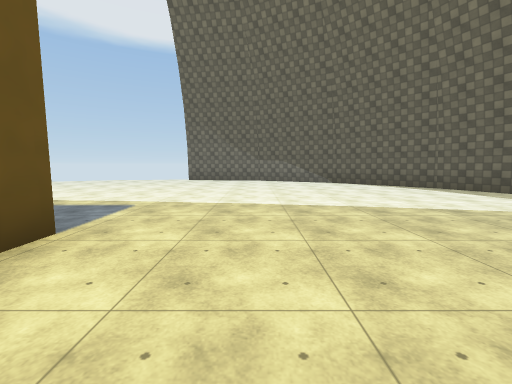
View 1 (above)

18 first-person views from a walk through a scene from a Unity 3-D project. The camera is 1.5 m above the floor, tilts 6° down and sees 90° across. The floor is counted in squares, 2 m on a side. Each view is taken from the middle of a square. On the plan, view 1 faces up. The plan holds only what a view shows up to about 9 squares ahead; the rest is blank. Some surface patterns are stand-ins.

View 2
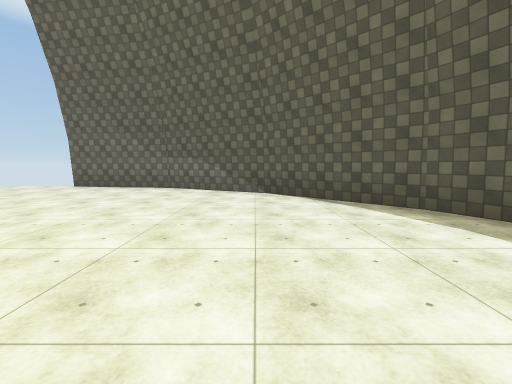

View 3
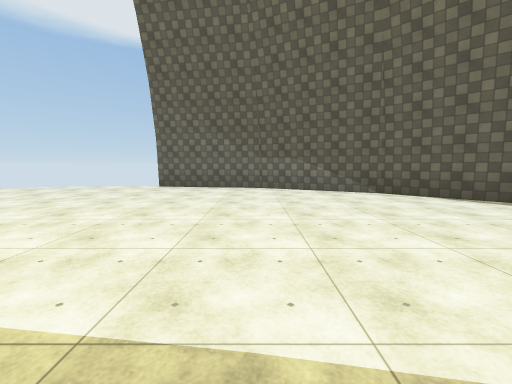

View 4
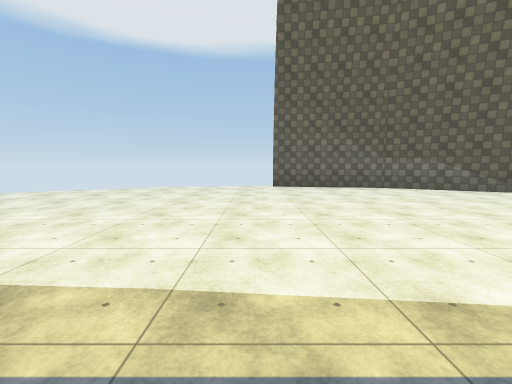

View 5
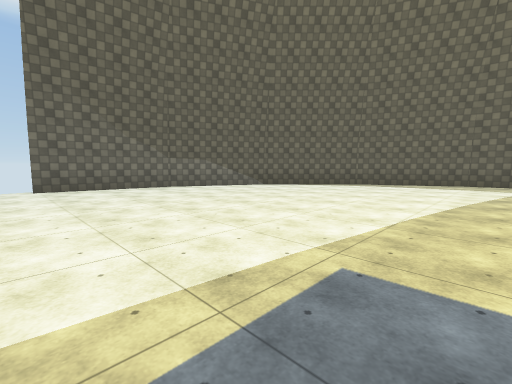

View 6
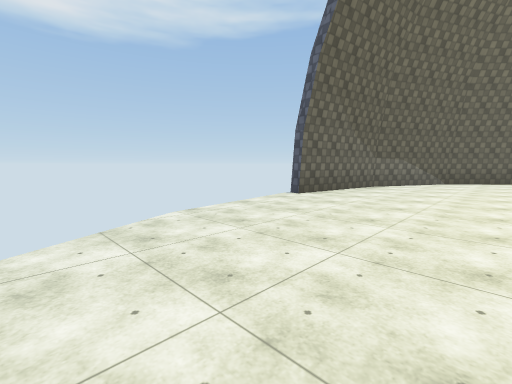

View 7
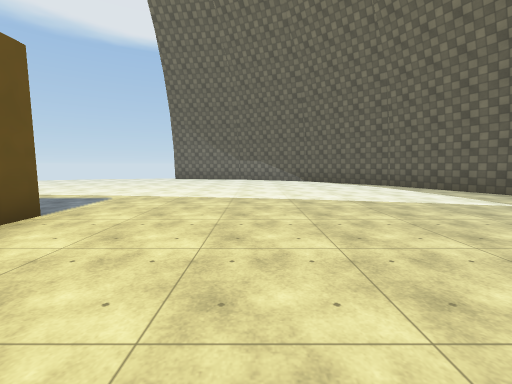

View 8
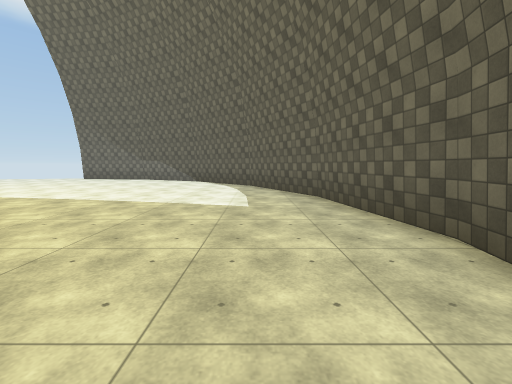

View 9
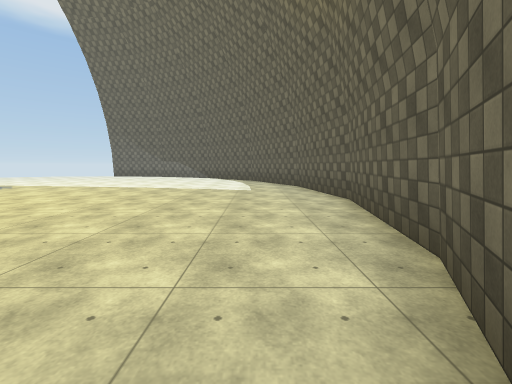

View 10
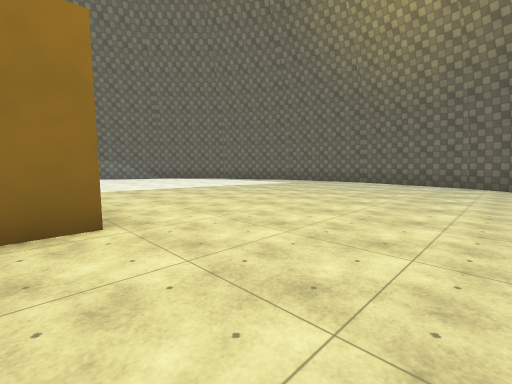

View 11
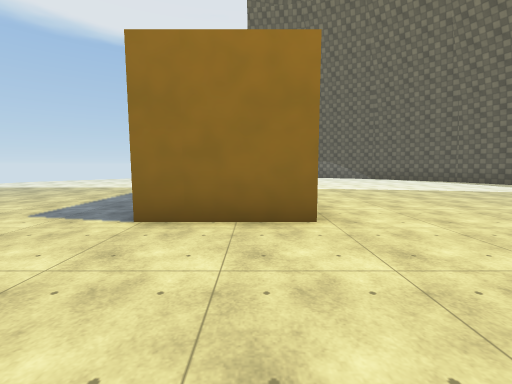

View 12
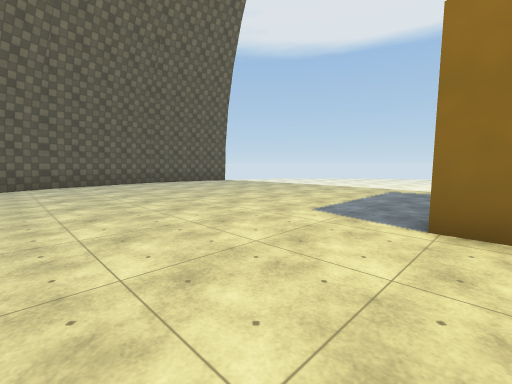

View 13
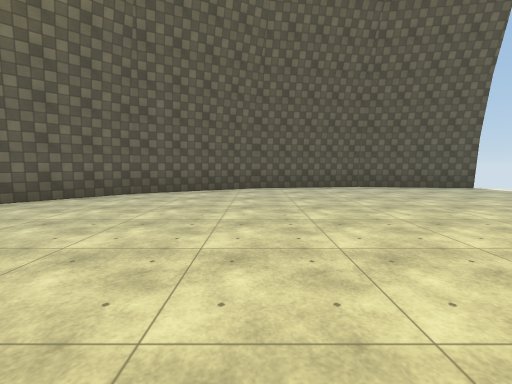

View 14
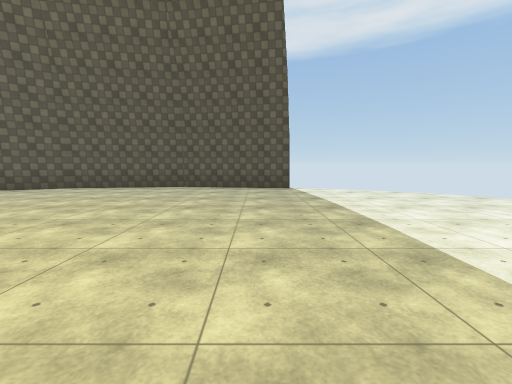

View 15
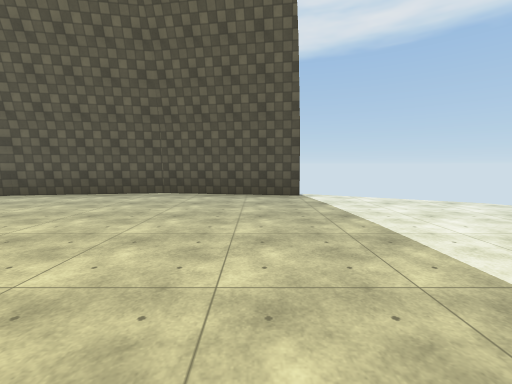

View 16
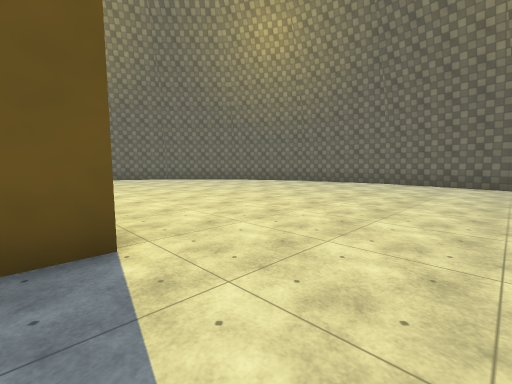

View 17
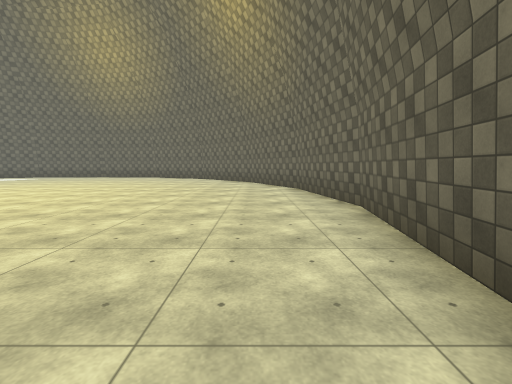

View 18
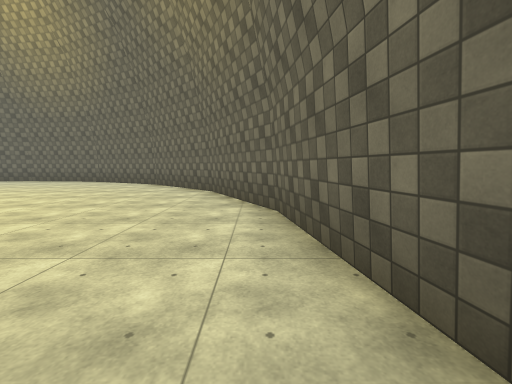

### Floor plan
Key: @ floor where view 1 was taken; # wall or solid block; x gap in a wall; . floor; O other object.
Columns run from 15 left of view 1 to 8 right of it. Each row starts with its distance up from view 1.
 13           ..#####
 12        .........###
 11      .............##
 10      ..............##
  9    .................##
  8   ...................##
  7   ....................#
  6  .....................##
  5 x......................#
  4 #......................#
  3 #.......... O..........#
  2 #.........O  O.........#
  1 #.........O  O.........#
  0 #..........OO..@.......#
 -1 #......................#
 -2 #......................#
 -3 ##....................##
 -4  #....................
 -5  ##.... .............
 -6   ##..  ............#
 -7    ##   ...........##
 -8        ...........##
 -9         ........###
-10         #########

Where each view was taken, in squares from view 1:
view 1: 0 up, 0 right, facing up
view 2: 4 up, 3 right, facing up
view 3: 4 up, 0 right, facing up
view 4: 4 up, 4 left, facing up
view 5: 4 up, 4 left, facing up-right
view 6: 9 up, 9 left, facing up-right
view 7: 1 down, 1 right, facing up
view 8: 1 down, 6 right, facing up
view 9: 4 down, 6 right, facing up
view 10: 3 down, 3 left, facing up-right
view 11: 3 down, 3 left, facing up
view 12: 3 down, 4 left, facing up-left
view 13: 2 down, 6 left, facing left
view 14: 4 up, 6 left, facing left
view 15: 4 up, 8 left, facing left
view 16: 1 up, 7 left, facing down-right
view 17: 8 down, 8 left, facing right
view 18: 9 down, 4 left, facing right
